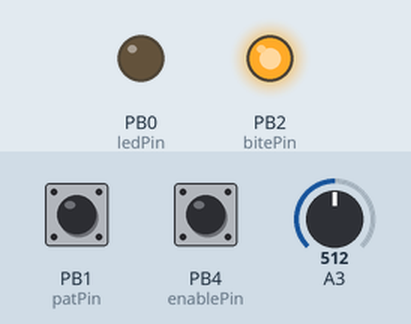
Bench run of a sketch on a simulated ATtiny85, built with avr-gcc and run on an emulated ATtiny85. Shown: output pins drawn as LEDs (lit = HIGH). The test bench sets the inputs (shaded band); at power-on: PB1 (patPin) HIGH, PB4 (enablePin) HIGH, A3 = 512.

Above: at 1.6 s.
1.7 s: PB1 (patPin) pulled LOW for 1 s
At 2.2 s:
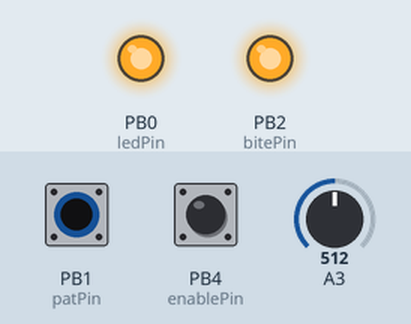
4.7 s: PB1 (patPin) pulled LOW for 3.2 s
At 33.16 s:
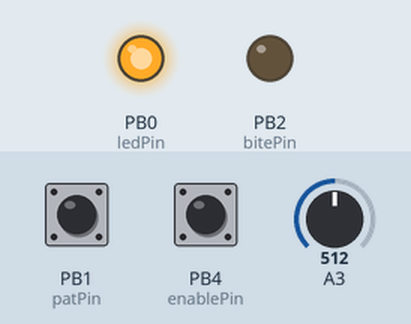
Timing chart, 0 to 34.8 s (numbered marks = the images above; inputs shaded):
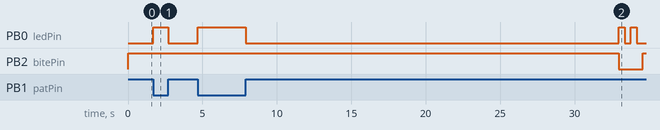

Measured:
- after the input at 1.7 s, PB0 (ledPin): LOW → HIGH at once, → LOW 1.0 s later

The sketch:

tiny_watchdog.ino
```cpp
// (licence header left out)
int potPin = 3;
int bitePin = 2;
int enablePin = 4;
int patPin = 1;
int ledPin = 0;
int potChangeDetect = 60; //amount of change required to trigger pot changed blink code (0-1023)
int lastJumper;
unsigned long lastRawVal=0;

void setup() {

  pinMode(ledPin, OUTPUT);
  pinMode(bitePin, OUTPUT);
  digitalWrite(bitePin, HIGH);     //avoid reset
  digitalWrite(ledPin, LOW);

  pinMode(enablePin, INPUT_PULLUP);
  pinMode(patPin, INPUT_PULLUP);

  lastRawVal = analogRead(potPin);
  delay(400); //time for main arduino to power up..
}

void loop() {

  digitalWrite(bitePin, HIGH);     //avoid reset

  //do nothing until enable goes HIGH (default due to pullup if unused)
  //should I show a blink code when entering or while in this hang mode?
  //in my use it will be here most of the time actually...
  while( digitalRead(enablePin) == LOW ) delay(500);

  unsigned long i=0;
  unsigned long multiplier = 30;
  unsigned long val = analogRead(potPin);    // read the value from the sensor

  uint8_t changed = (abs(lastRawVal - val) > potChangeDetect) ? 1 : 0; //did they change the pot value since last time?
  if(changed) lastRawVal = val ;

  val += 300;                              //skew to put in our desired time slot range (and avoid 0)
  val *= multiplier;

  if(changed){
      delay(500);
      for(uint8_t j=0; j<5; j++){ blinkFor(50); delay(50); }
      delay(300);
      blinkFor(val);
      delay(500);
      //since we ate up a bunch of time..should we hang here until next pat to sync?
  }

  for(i=0; i <= val; i++){

     if( digitalRead(enablePin) == LOW ) break;

     if( digitalRead(patPin) == LOW ){  //pat received - seems to work with both both digitalWrite(LOW) and pinMode(OUTPUT) type pats
         blinkFor(100);
         break;
     }else if(i==val){
        digitalWrite(bitePin, LOW);     //reset time!, goes high next loop start..
        for(uint8_t j=1; j<=2; j++){ blinkFor(400); delay(400); }
        break;
     }

     delay(1);
  }


}

void blinkFor(unsigned int x){
      digitalWrite(ledPin, HIGH);
      delay(x);
      digitalWrite(ledPin, LOW);
}
```
